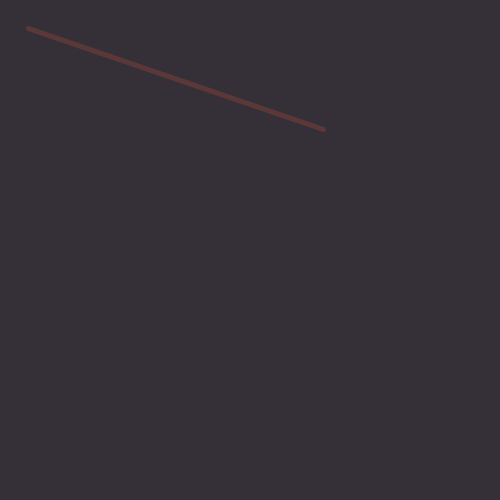
Frame 1 (no input)
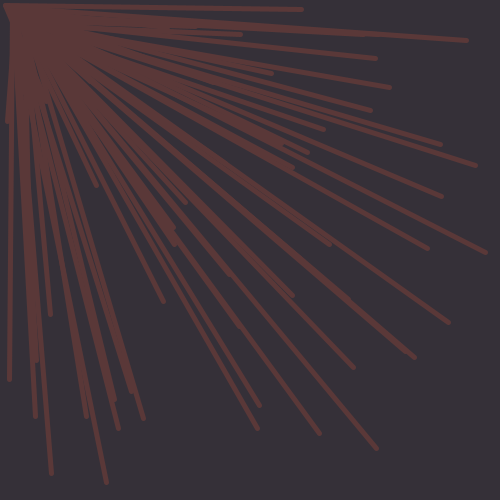
Frame 60 (the mouse pressed at the canvas centre just before this capture)
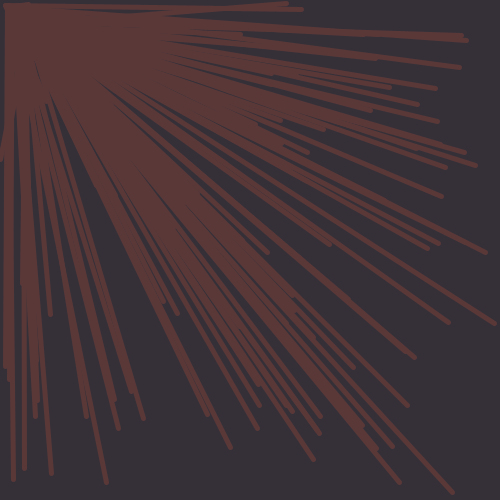
Frame 120 (the mouse held since frame 60 and released just before this capture)

The Processing sketch that drew these frames (run headless with seeded random() and noise(); from frame 60 on, the mouse is pressed at the canvas centre):

// Processing sketch: Composition_1
// ── Composition_1.pde

float xpos=0;//variable for x-position
float ypos=250;//variable for y-position

float wide=20;//variable for width

void setup(){
  size(500,500);
  //colorMode is HSB(Hue, Saturation, Brightness)
  //values from 0-255 for each
  colorMode(HSB);
  background(200,36,56);
}

void draw(){
  //generating random float type number between 0 and width of sketch window
  xpos=random(width);
  //generating random float type number between 0 and height of sketch window  
  ypos=random(height);
  //generating random float type number between 5 and 30
  wide=random(5,30);
  stroke(305,94,90);
 strokeWeight(5);
 strokeCap(ROUND);
 line(xpos,ypos,wide,wide);
  //ellipse(xpos, ypos, wide, wide);
}
